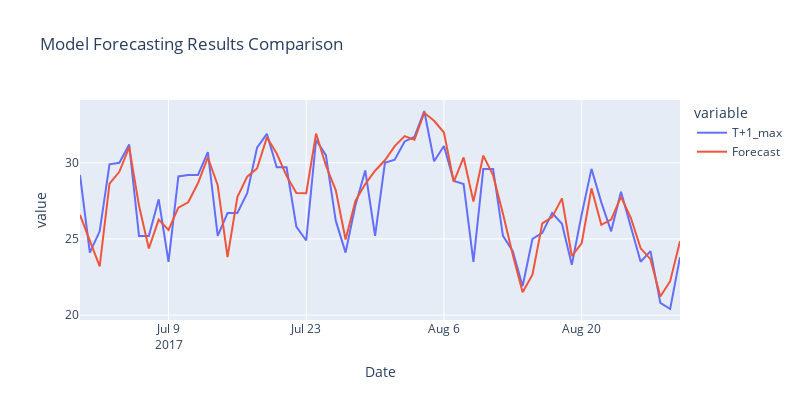

The notebook cell saved with this chart:
### Code cell
import plotly.express as px

fig = px.line(forecast_results, x='Date', y=['T+1_max','Forecast'], title='Model Forecasting Results Comparison',width=800, height=400)
fig.show()
